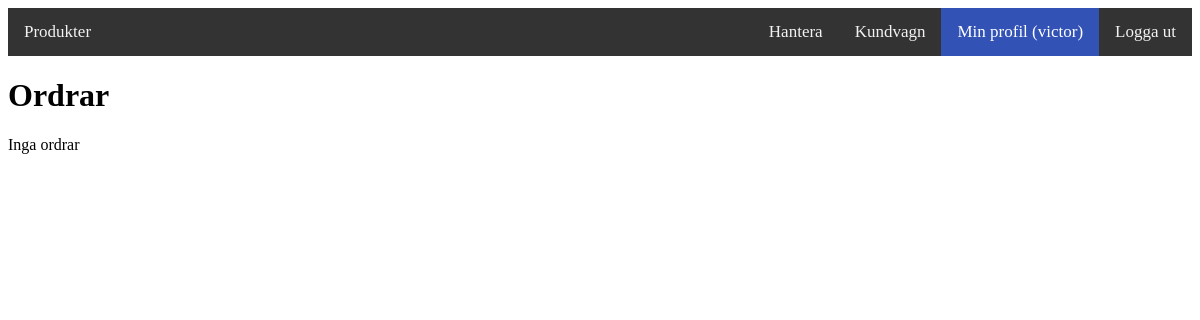
Page /profile.php (signed in) on the earlier database version.
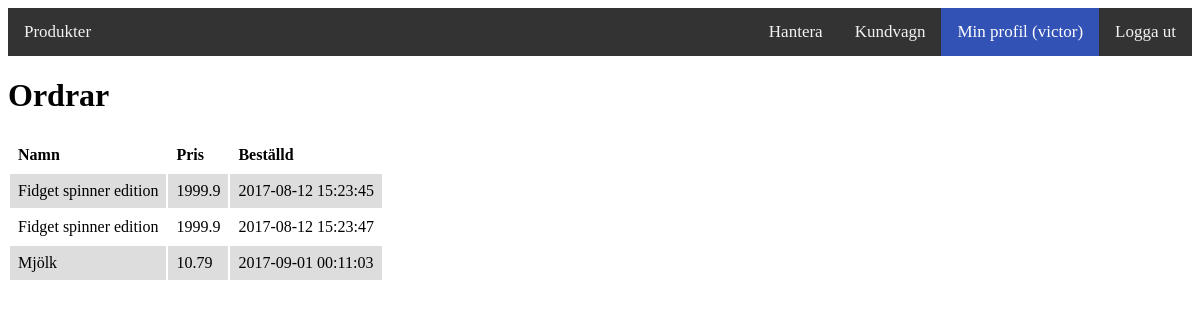
Same page on the later database version.
### tables this page shows
CREATE TABLE Orders (
	id				INTEGER NOT NULL AUTO_INCREMENT,
	timePlaced		TIMESTAMP DEFAULT CURRENT_TIMESTAMP,
	userId			INTEGER NOT NULL,
	itemId			INTEGER NOT NULL,
	PRIMARY KEY		(id),
	FOREIGN KEY		(userId) REFERENCES Users(id),
	FOREIGN KEY		(itemId) REFERENCES Items(id)
);

CREATE TABLE Items (
	id				INTEGER NOT NULL AUTO_INCREMENT,
	name			VARCHAR(255) NOT NULL,
	price			FLOAT NOT NULL,
	PRIMARY KEY		(id)
);

### public_html/profile.php (the view, shortened to what this page needs)
<?php require 'connect.php' ?>
<?php
$orders = $conn->query('SELECT *
						FROM Orders
						INNER JOIN Items
						ON Items.id = Orders.itemId
						WHERE userId=(SELECT id
									  FROM Users
									  WHERE username="'. $_SESSION['username'] .'")
						ORDER BY Orders.timePlaced');
?>
<html>
	<?php require_once('header.php'); ?>
	<body>
		<?php require_once('navigationBar.php'); ?>
		<h1>Ordrar</h1>
		<?php if (mysqli_num_rows($orders)) { ?>
			<table>
				<tr>
					<th>Namn</th>
					<th>Pris</th>
					<th>Beställd</th>
				</tr>
				<?php foreach($orders as $order) { ?>
					<tr>
						<td><?= $order['name'] ?></td>
						<td><?= $order['price'] ?></td>
						<td><?= $order['timePlaced'] ?></td>
					</tr>
				<?php } ?>
			</table>
		<?php } else { ?>
			<p>Inga ordrar</p>
		<?php } ?>
	</body>
</html>

### public_html/header.php (shortened to what this page needs)
<head>
	<link rel="stylesheet" href="css/index.css" />
</head>

### public_html/navigationBar.php
<?php $site = basename($_SERVER['PHP_SELF']); ?>
<div class="navigationBar">
	<a href="store.php"<?= $site == "store.php" ? 'class="active"' : '' ?>>
		Produkter
	</a>
	<a href="logout.php">
		Logga ut
	</a>
	<a href="profile.php"<?= $site == "profile.php" ? 'class="active"' : '' ?>>
		Min profil (<?= $_SESSION['username']?>)
	</a>
	<a href="cart.php"<?= $site == "cart.php" ? 'class="active"' : '' ?>>
		Kundvagn
	</a>
	<a href="edit.php"<?= $site == "edit.php" ? 'class="active"' : '' ?>>
		Hantera
	</a>
</div>

### public_html/css/index.css (style rules this page uses)
td, th { text-align: left; padding: 0.5em; }
tr:nth-child(even) { background-color: #dddddd; }
.navigationBar { background-color: #333; overflow: hidden; }
.navigationBar a { float: right; display: block; color: #f2f2f2; text-align: center; padding: 14px 16px; text-decoration: none; font-size: 17px; }
.navigationBar a:first-child { float: left; }
.navigationBar a.active { background-color: #3252b6; color: white; }

Differences in the rows shown:
now on this page (row edited): orders: itemId.name "Fidget spinner edition", itemId.price "1999.9", timePlaced "2017-08-12 15:23:45"
now on this page (row edited): orders: itemId.name "Fidget spinner edition", itemId.price "1999.9", timePlaced "2017-08-12 15:23:47"
now on this page (row edited): orders: itemId.name "Mjölk", itemId.price "10.79", timePlaced "2017-09-01 00:11:03"
Other differences:
text no longer shown: "Inga ordrar"
text now shown: "Namn Pris Beställd"
